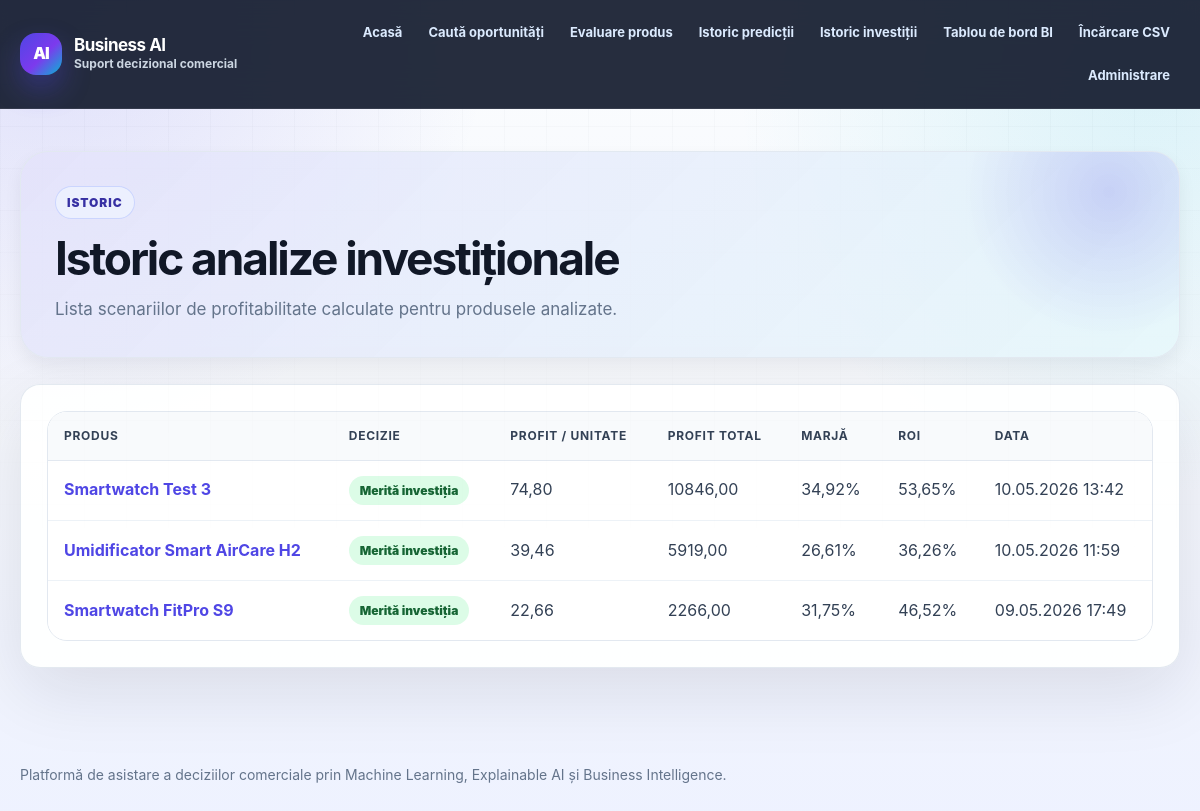
Page /investitii/ on the earlier database version.
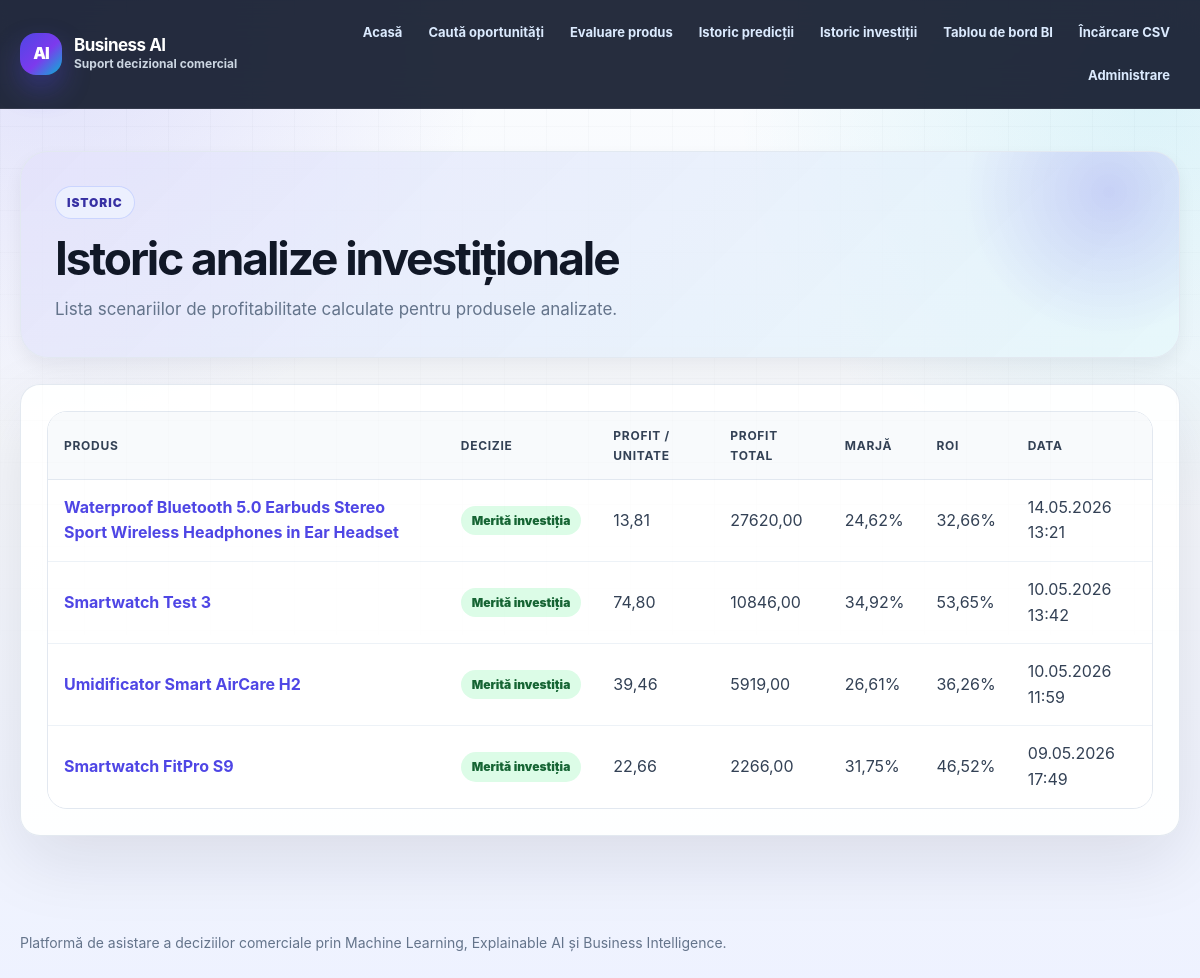
Same page on the later database version.
### investment/models.py (models this page shows, shortened)
class InvestmentAnalysis(models.Model):
    DECISION_RECOMMENDED = 'recommended'
    DECISION_MEDIUM_RISK = 'medium_risk'
    DECISION_NOT_RECOMMENDED = 'not_recommended'
    DECISION_CHOICES = [
        (DECISION_RECOMMENDED, 'Merită investiția'),
        (DECISION_MEDIUM_RISK, 'Merită cu risc mediu'),
        (DECISION_NOT_RECOMMENDED, 'Nu este recomandată investiția'),
    ]
    product = models.ForeignKey(Product, on_delete=models.CASCADE, related_name='investment_analyses')
    prediction_run = models.ForeignKey(PredictionRun, on_delete=models.SET_NULL, null=True, blank=True, related_name='investment_analyses')
    analysis_run = models.ForeignKey(
        'analytics.AnalysisRun',
        on_delete=models.SET_NULL,
        null=True,
        blank=True,
        related_name='investment_analyses',
        help_text='Verificarea / sesiunea de analiză din care face parte analiza investițională.',
    )
    acquisition_cost = models.DecimalField(max_digits=10, decimal_places=2, help_text='Cost achiziție / furnizor per produs')
    shipping_cost = models.DecimalField(max_digits=10, decimal_places=2, default=0, help_text='Transport / logistică per produs')
    marketing_cost = models.DecimalField(max_digits=10, decimal_places=2, default=0, help_text='Cost promovare per produs')
    other_costs = models.DecimalField(max_digits=10, decimal_places=2, default=0, help_text='Alte costuri per produs')
    platform_commission_percent = models.FloatField(default=0, help_text='Comision platformă / marketplace (%)')
    recommended_selling_price = models.DecimalField(max_digits=10, decimal_places=2, help_text='Preț de vânzare propus')
    estimated_units = models.PositiveIntegerField(default=1, help_text='Număr estimat de unități vândute')
    commission_value = models.DecimalField(max_digits=10, decimal_places=2, default=0)
    total_unit_cost = models.DecimalField(max_digits=10, decimal_places=2, default=0)
    profit_per_unit = models.DecimalField(max_digits=10, decimal_places=2, default=0)
    total_revenue = models.DecimalField(max_digits=12, decimal_places=2, default=0)
    total_profit = models.DecimalField(max_digits=12, decimal_places=2, default=0)
    profit_margin_percent = models.FloatField(default=0)
    roi_percent = models.FloatField(default=0)
    decision_label = models.CharField(max_length=40, choices=DECISION_CHOICES, default=DECISION_MEDIUM_RISK)
    decision_reason = models.TextField(blank=True)
    created_at = models.DateTimeField(auto_now_add=True)
    class Meta:
        ordering = ['-created_at']

### products/models.py (models this page shows, shortened)
class Product(models.Model):
    name = models.CharField(max_length=200)
    category = models.CharField(max_length=120)
    brand = models.CharField(max_length=120, blank=True)
    current_price = models.DecimalField(max_digits=10, decimal_places=2)
    cost = models.DecimalField(max_digits=10, decimal_places=2, null=True, blank=True)
    discount_percent = models.FloatField(default=0)
    rating = models.FloatField(default=0)
    review_count = models.PositiveIntegerField(default=0)
    views = models.PositiveIntegerField(default=0)
    add_to_cart = models.PositiveIntegerField(default=0)
    sales_volume = models.PositiveIntegerField(default=0)
    stock_level = models.PositiveIntegerField(default=0)
    conversion_rate = models.FloatField(default=0)
    margin_percent = models.FloatField(default=0)
    season = models.CharField(max_length=40, blank=True)
    created_at = models.DateTimeField(auto_now_add=True)
    class Meta:
        ordering = ['-created_at']

### investment/views.py (the view)
# urls.py: path('', views.analysis_history, name='investment_history'),
def analysis_history(request):
    analyses = InvestmentAnalysis.objects.select_related('product', 'prediction_run', 'analysis_run').all()
    return render(request, 'investment/analysis_history.html', {'analyses': analyses})

### products/templatetags/ro_labels.py (called while the page is built)
@register.filter
def decision_badge_class(value):
    key = str(value or '').lower()
    if 'merită investiția' in key or key == 'recommended':
        return 'badge-success'
    if 'risc' in key or key == 'medium_risk':
        return 'badge-warning'
    if 'nu' in key or key == 'not_recommended':
        return 'badge-danger'
    return 'badge-info'

### templates/investment/analysis_history.html (shortened to what this page needs)
{% extends 'base.html' %}
{% load ro_labels %}
{% block content %}
<div class="page-header">
  <div class="page-eyebrow">Istoric</div>
  <h1>Istoric analize investiționale</h1>
  <p class="page-subtitle">Lista scenariilor de profitabilitate calculate pentru produsele analizate.</p>
</div>
<div class="card">
  <div class="table-wrapper">
    <table>
      <thead><tr><th>Produs</th><th>Decizie</th><th>Profit / unitate</th><th>Profit total</th><th>Marjă</th><th>ROI</th><th>Data</th></tr></thead>
      <tbody>
      {% for analysis in analyses %}
        <tr>
          <td><a href="/investitii/rezultat/{{ analysis.id }}/">{{ analysis.product.name }}</a></td>
          <td><span class="badge {{ analysis.get_decision_label_display|decision_badge_class }}">{{ analysis.get_decision_label_display }}</span></td>
          <td>{{ analysis.profit_per_unit }}</td>
          <td>{{ analysis.total_profit }}</td>
          <td>{{ analysis.profit_margin_percent|floatformat:2 }}%</td>
          <td>{{ analysis.roi_percent|floatformat:2 }}%</td>
          <td>{{ analysis.created_at|date:"d.m.Y H:i" }}</td>
        </tr>
      {% empty %}
        <tr><td colspan="7" class="empty-state">Nu există încă analize investiționale salvate.</td></tr>
      {% endfor %}
      </tbody>
    </table>
  </div>
</div>
{% endblock %}

### templates/base.html (shortened to what this page needs)
<!doctype html>
<html lang="ro">
<head>
    <link rel="stylesheet" href="/static/css/app.css?v=20260509-2">
</head>
<body>
<div class="app-shell">
    <header class="topbar">
        <div class="topbar-inner">
            <a class="brand" href="/">
                <span class="brand-mark">AI</span>
                <span class="brand-text">
                    <strong>Business AI</strong>
                    <small>Suport decizional comercial</small>
                </span>
            </a>
            <nav class="nav-links">
                <a href="/">Acasă</a>
                <a href="/oportunitati/">Caută oportunități</a>
                <a href="/produse/adauga/">Evaluare produs</a>
                <a href="/predictii/istoric/">Istoric predicții</a>
                <a href="/investitii/">Istoric investiții</a>
                <a href="/analize/">Tablou de bord BI</a>
                <a href="/date/upload/">Încărcare CSV</a>
                <a href="/admin/">Administrare</a>
            </nav>
        </div>
    </header>
    <main class="container">
        {% block content %}
        {% endblock %}
    </main>
    <footer class="footer">
        Platformă de asistare a deciziilor comerciale prin Machine Learning, Explainable AI și Business Intelligence.
    </footer>
</div>
</body>
</html>

Differences in the rows shown:
added InvestmentAnalysis: product.name "Waterproof Bluetooth 5.0 Earbuds Stereo Sport Wireless Headphones in Ear Headset", decision_label "Merită investiția", profit_per_unit "13,81", total_profit "27620,00", profit_margin_percent "24,62", roi_percent "32,66", created_at "14.05.2026 13:21"
